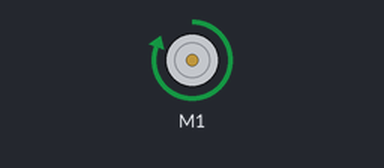
This sketch was run on a simulated Arduino Uno, built with avr-gcc and run on an emulated ATmega328P. Parts: DC motor (green arrow = forward, orange = backward, longer = faster). What the sketch prints to the serial monitor is not drawn.

Above: at 0.05 s.
Timing chart, 0 to 6.5 s (numbered marks = the images above):
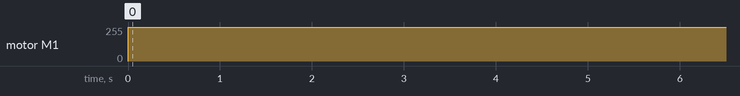

The sketch:

Door.ino
```cpp
  /*
  This Sketch opens a Door via a DC Motor using an Arduino Uno and the adafruit Motor shield.
  It only opens the door, if the coorect pin code is entered in a code panel
  */

  //Includes
    #include <Wire.h>
    #include <Adafruit_MotorShield.h>
    #include "utility/Adafruit_MS_PWMServoDriver.h"

//Global Variables
boolean pinCorrect = false;
boolean doorOpen = false;
unsigned int code = 0000; // This is the pin code. It´s an u_int so theres a fuckton of possible numbers
unsigned int enteredNum = 0000;

    Adafruit_MotorShield motorShield =  Adafruit_MotorShield(); //Create a MS-Object
    Adafruit_DCMotor *motor = motorShield.getMotor(1); //Create a Motor Object (Connected to M1)

void setup() {
  // put your setup code here, to run once:
    motor -> setSpeed(255); //Full Speed; Range: 0-255;
    Serial.begin(9600); // for debuging purposes
}

void loop() {
  // put your main code here, to run repeatedly:
pinCorrect = checkPin(); //set the global variable;
if(pinCorrect == true && doorOpen == false)
{
  Serial.println("Opening the Door..."); // debugging
  openDoor();
}else if (pinCorrect == true && doorOpen == true)
{
  Serial.println("Closing the Door...");
  closeDoor();
}

}

bool checkPin()
{
 if(enteredNum == code) // if the entered pin == the pin
 {
  return(true);   //return a YES
 }else{
  return(false); //return a FUCK OFF
 }
}
void openDoor() //This method opens the door via the DC Motor (Cpt. Obvious strikes again)
{

  motor ->run(FORWARD); // if the motor moves backwards, switch the wires on the board(obvioulsy...)
  delay(10000); //10 sec, change to wanted intevall
  motor->run(RELEASE); //Stop the motor again

  Serial.println("Door opened");

}

void closeDoor() //This method closes the door via the DC Motor (No, i did not just caopy an paste openDoor. Or did i...)
{

  motor ->run(BACKWARD); // if the motor moves forward, switch the wires on the board(obvioulsy...)
  delay(10000); //10 sec, change to wanted intevall
  motor->run(RELEASE); //Stop the motor again


  Serial.println("Door closed");

}
```

Measured:
- by itself, motor M1: stopped → forward 255/255 at 0.00 s
